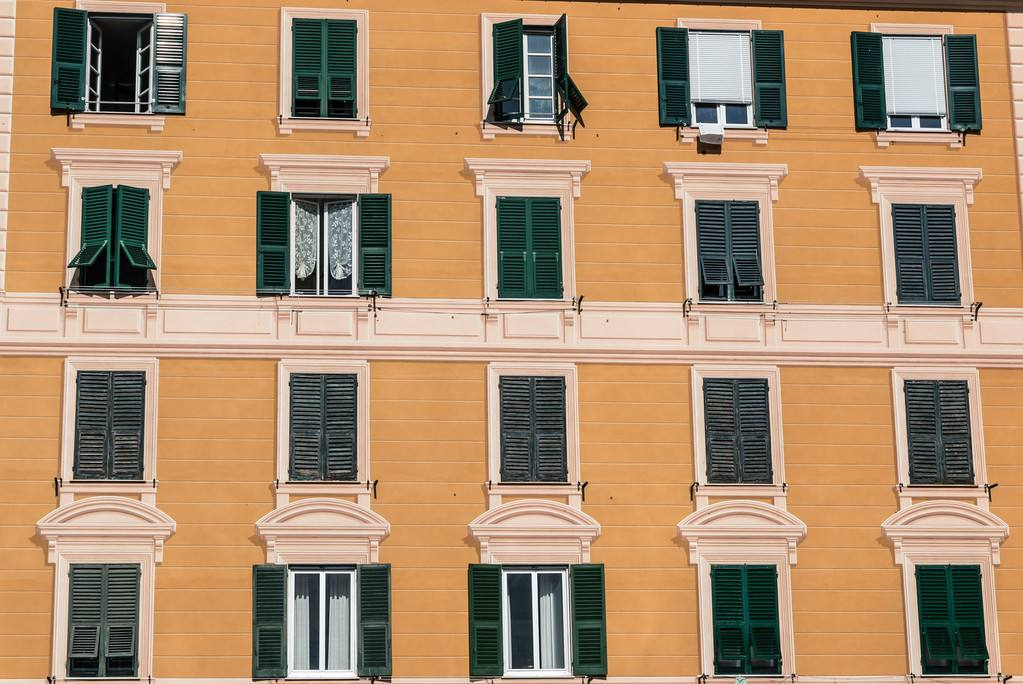
%> input picture building.jpg, 1023 x 684 px
$ octave --eval "result = houghline('../building.jpg');"   (GNU Octave 9; MATLAB toolbox functions it lacks are replaced by stand-ins)
%> lines starting %> are read from the running program, lines starting %| are printed output that depends on the picture
function [longline]=houghline(imgpath)
%> called with imgpath = '../building.jpg'
I=imread(imgpath);
%> I is the input picture: size 684x1023x3 uint8; mean R, G, B 174.2, 141.6, 108.5
I=rgb2gray(I);
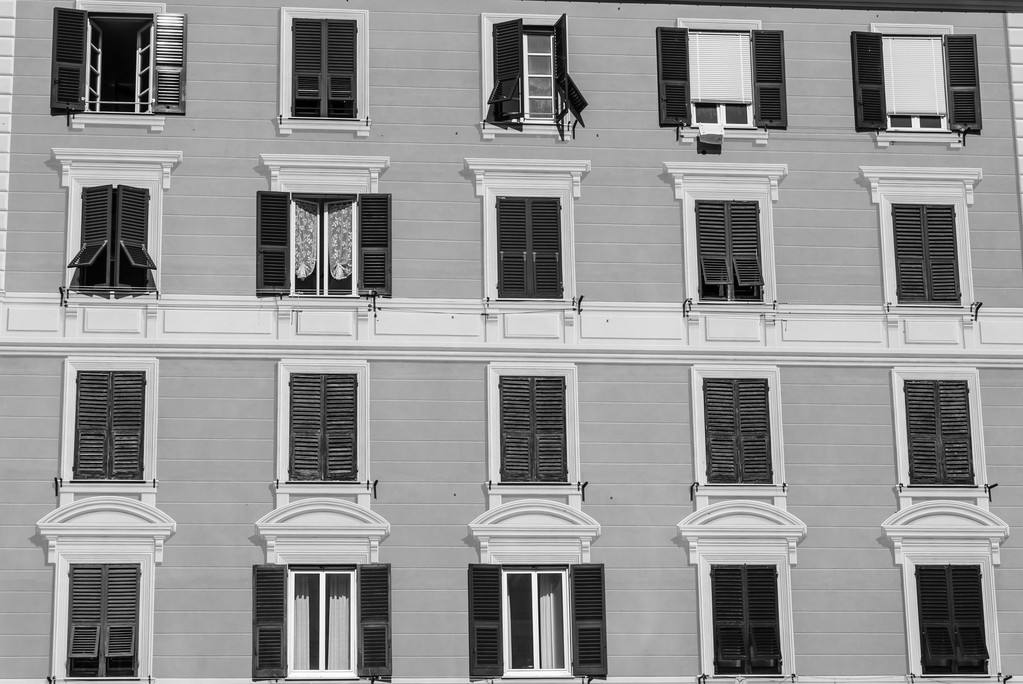
%> I: size 684x1023 uint8; min 0, max 255, mean 147.6
thresh=[0.01,0.17];
sigma=2;
f = edge(double(I),'canny',thresh,sigma);
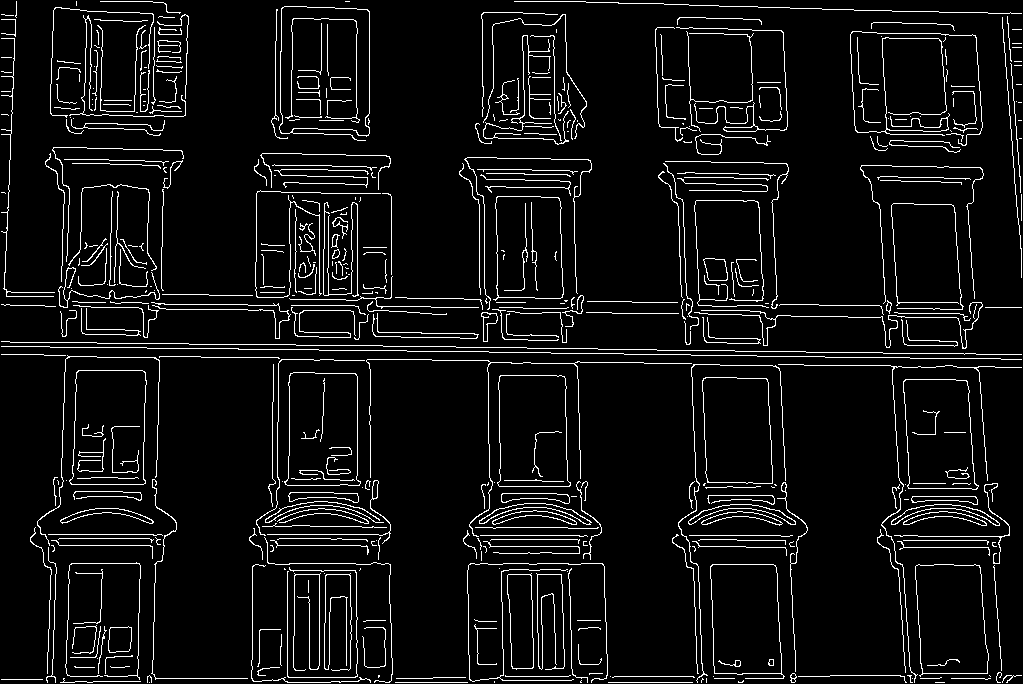
%> f: size 684x1023 logical; 6.3% white in thin lines or dots
% figure(1),imshow(f,[]);
% title('canny Detect Result');

[H, theta, rho]= hough(f,'RhoResolution', 0.5);
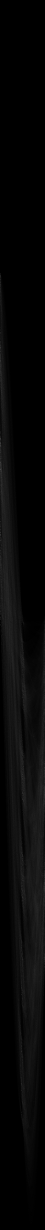
%> H: size 4919x180 double (shown at 1/4 size); min 0, max 304, mean 9; drawn with min black and max white
%> theta = 180 values from -90 to 89; rho = 4919 values from -1229.5 to 1229.5
peak=houghpeaks(H,5);
%> peak = [1104 1; 1850 1; 1334 1; 1390 1; 3174 91]
% hold on
lines=houghlines(f,theta,rho,peak);
%> lines = 16 lines; longest, point1 to point2 (x, y): (358, 340) to (358, 565), (358, 109) to (358, 307), (471, 564) to (603, 564), (467, 536) to (598, 536), (249, 306) to (378, 306), (677, 536) to (803, 536)

figure,imshow(f,[]),title('Hough Transform Detect Result'),hold on
for k=1:length(lines)
    xy=[lines(k).point1;lines(k).point2];
    plot(xy(:,1),xy(:,2),'LineWidth',4,'Color',[0.6, 0.6, 0.6]);
end
%> this loop made 16 passes
%> xy on passes 1 to 12: [140 679; 253 679], [392 679; 433 679], [698 679; 796 679], [905 679; 1012 679], [5 306; 80 306], [249 306; 378 306], [738 306; 780 306], [820 306; 898 306], [45 564; 157 564], [269 564; 389 564], [471 564; 603 564], [467 536; 598 536]

point1=cat(1,lines.point1);
%> point1 = 16 rows, first 12: [140 679; 392 679; 698 679; 905 679; 5 306; 249 306; 738 306; 820 306; 45 564; 269 564; 471 564; 467 536]
point2=cat(1,lines.point2);
%> point2 = 16 rows, first 12: [253 679; 433 679; 796 679; 1012 679; 80 306; 378 306; 780 306; 898 306; 157 564; 389 564; 603 564; 598 536]
longline=[point1,point2];
%> longline = 16 rows, first 8: [140 679 253 679; 392 679 433 679; 698 679 796 679; 905 679 1012 679; 5 306 80 306; 249 306 378 306; 738 306 780 306; 820 306 898 306]
longline=longline';
%> longline = 16 columns, first 8: [140 392 698 905 5 249 738 820; 679 679 679 679 306 306 306 306; 253 433 796 1012 80 378 780 898; 679 679 679 679 306 306 306 306]
%> `result = houghline('../building.jpg');`:
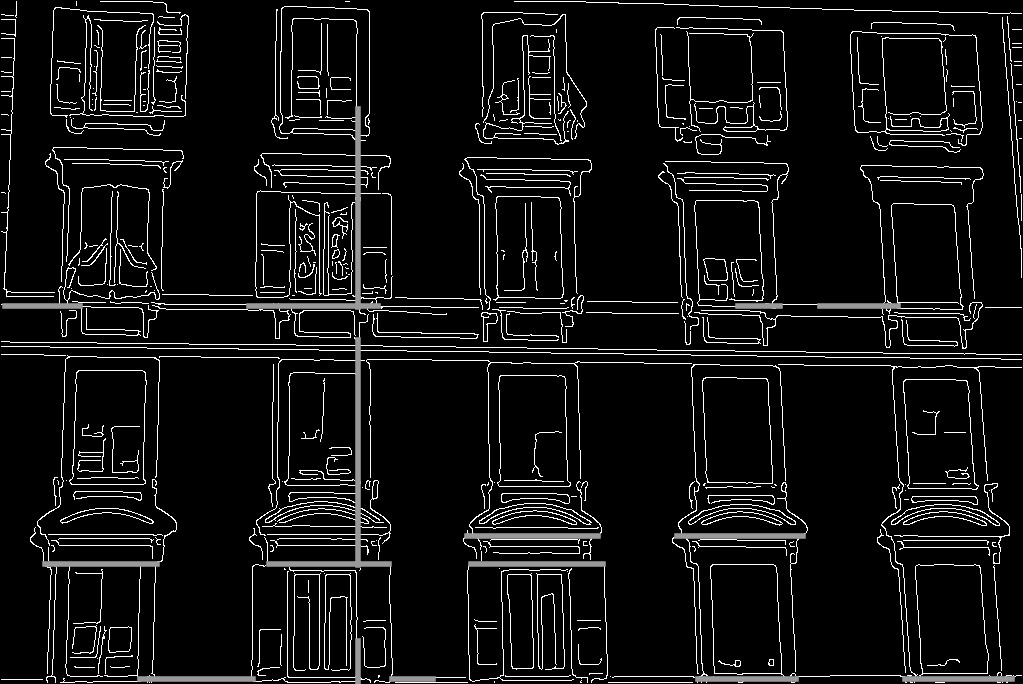
%> figure redrawn from the program's plot data; its title reads 'Hough Transform Detect Result'
%> `result = houghline('../building.jpg');`: result = 16 columns, first 8: [140 392 698 905 5 249 738 820; 253 433 796 1012 80 378 780 898; 679 679 679 679 306 306 306 306; 679 679 679 679 306 306 306 306]
longline([2,3],:)=longline([3,2],:);
